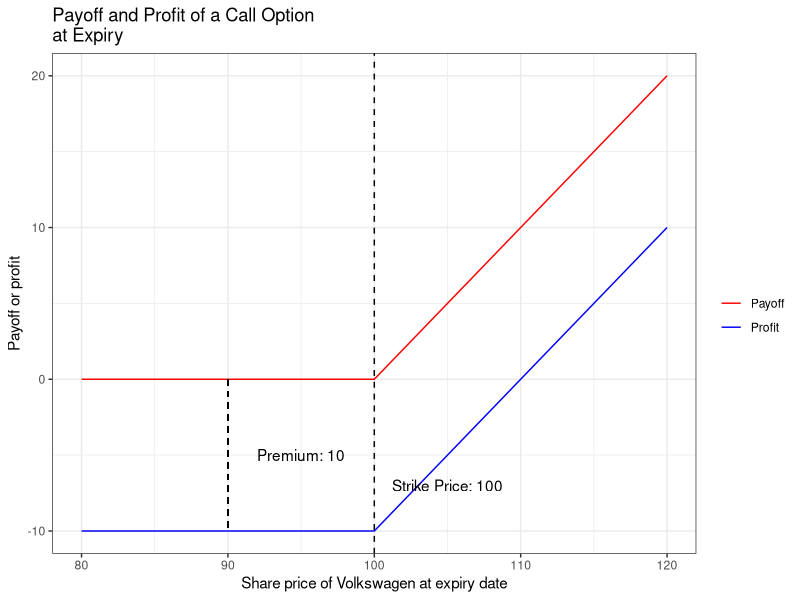
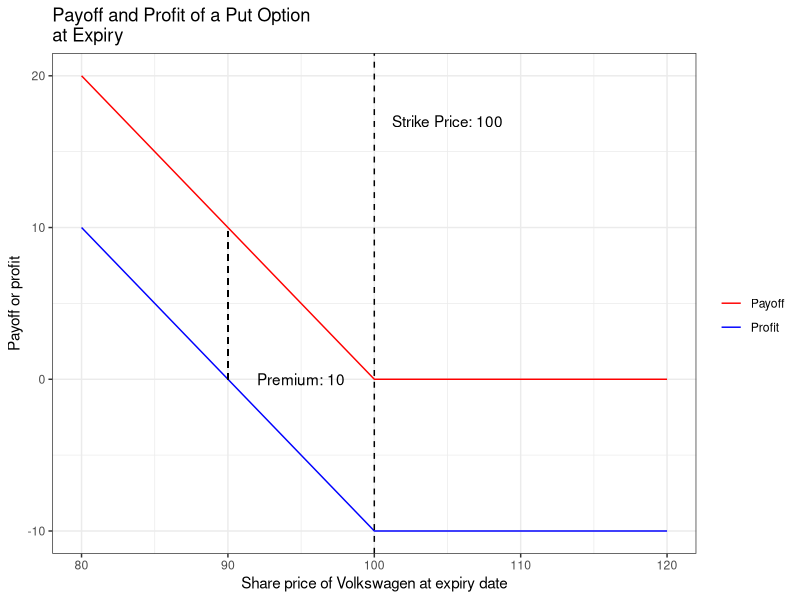
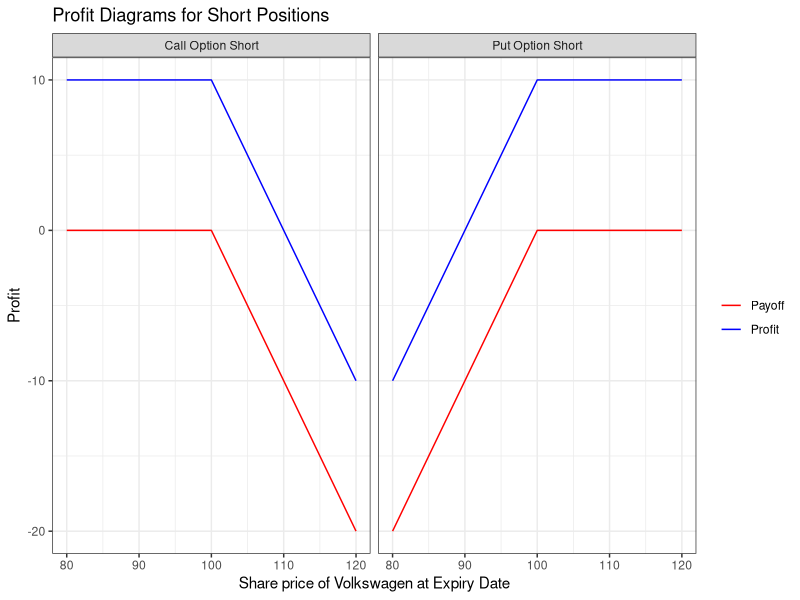
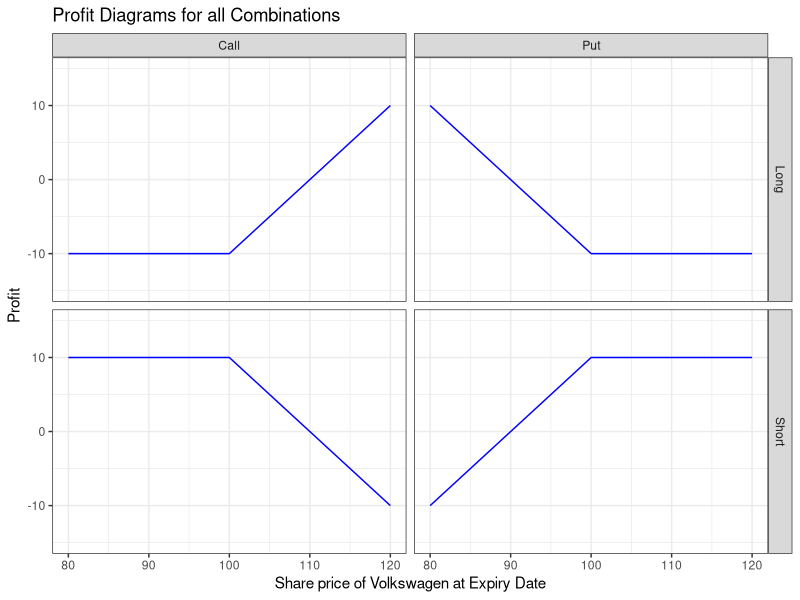

Recreate these plots in R, in order.
## ---- chunk 1
library(ggplot2)
strike <- 100
premium <- 10

x <- 80:120

payoff.call <- function(x, strike) ifelse(x > strike, x - strike, 0)
payoff.put <- function(x, strike) ifelse(x < strike, strike - x, 0)

payoff <- payoff.call(x, strike)
profit <- payoff.call(x, strike) - premium

dat <- data.frame(type = rep(c("Payoff", "Profit"), each = length(x)),
                  x = x,
                  value = c(payoff, profit))

x.premium <- min(x) + (max(x) - min(x))/4

diff.premium <- c(payoff.call(x.premium, strike), 
                  payoff.call(x.premium, strike) - premium)

ggplot(dat, aes(x = x, y = value, color = type)) + 
  geom_line() +
  ggtitle("Payoff and Profit of a Call Option\nat Expiry") + theme_bw() + 
  geom_vline(xintercept = strike, color = "black", linetype = "dashed") + 
  annotate("text", x = strike  + (max(x) - min(x))/8, 
           y = min(dat$value) + 0.1 * (max(dat$value) - min(dat$value)),
           label = paste("Strike Price:", strike)) + 
  xlab("Share price of Volkswagen at expiry date") + 
  ylab("Payoff or profit") + 
  geom_segment(x = x.premium, xend = x.premium, y = diff.premium[1],
               yend = diff.premium[2],
               color = "black", linetype = "dashed") +
  annotate("text", x = x.premium + (max(x) - min(x))/8, 
           y = mean(diff.premium),
           label = paste("Premium:", premium)) + 
  scale_color_manual(name = "", values = c("red", "blue"))

## ---- chunk 2

payoff <- payoff.put(x, strike)
profit <- payoff.put(x, strike) - premium

dat <- data.frame(type = rep(c("Payoff", "Profit"), each = length(x)),
                  x = x,
                  value = c(payoff, profit))

x.premium <- min(x) + (max(x) - min(x))/4

diff.premium <- c(payoff.put(x.premium, strike), 
                  payoff.put(x.premium, strike) - premium)

ggplot(dat, aes(x = x, y = value, color = type)) + 
  geom_line() +
  ggtitle("Payoff and Profit of a Put Option\nat Expiry") + theme_bw() + 
  geom_vline(xintercept = strike, color = "black", linetype = "dashed") +
  annotate("text", x = strike  + (max(x) - min(x))/8, 
           y = min(dat$value) + 0.9 * (max(dat$value) - min(dat$value)),
           label = paste("Strike Price:", strike)) + 
  xlab("Share price of Volkswagen at expiry date") + 
  ylab("Payoff or profit") + 
  geom_segment(x = x.premium, xend = x.premium, y = min(diff.premium),
               yend = max(diff.premium),
               color = "black", linetype = "dashed") +
  annotate("text", x = x.premium + (max(x) - min(x))/8, 
           y = min(diff.premium),
           label = paste("Premium:", premium)) + 
  scale_color_manual(name = "", values = c("red", "blue"))

## ---- chunk 3
call <- -payoff.call(x, strike)
put <- -payoff.put(x, strike)

# Short positions
dat <- data.frame(position = rep(rep(c("Call Option Short", 
                                       "Put Option Short"), 
                                     each = length(x)), each = 2),
                  type = rep(rep(c("Payoff", "Profit"), 
                                 each = length(x)), 2),
                  x = x,
                  
                  value = c(call, call + premium, put, put + premium))

ggplot(dat, aes(x = x, y = value, color = type)) + 
  geom_line() + theme_bw() + ggtitle("Profit Diagrams for Short Positions") + 
  facet_grid(. ~ position, scales = "free") + ylab("Profit") + 
  xlab("Share price of Volkswagen at Expiry Date") + 
  scale_color_manual(name = "", values = c("red", "blue"))

## ---- chunk 4
call.long <- payoff.call(x, strike) - premium
call.short <- -payoff.call(x, strike) + premium

put.long <- payoff.put(x, strike) - premium
put.short <- -payoff.put(x, strike) + premium

# Calll
cl <- data.frame(option = "Call",
                 dir = "Long",
                 x = x,
                 y = call.long)
cs <- data.frame(option = "Call",
                 dir = "Short",
                 x = x,
                 y = call.short)

# Put
pl <- data.frame(option = "Put",
                 dir = "Long",
                 x = x,
                 y = put.long)
ps <- data.frame(option = "Put",
                 dir = "Short",
                 x = x,
                 y = put.short)

dat <- do.call(rbind, list(cl, cs, pl, ps))

ggplot(dat, aes(x = x, y = y)) + 
  geom_line(color = "blue") + 
  theme_bw() + ggtitle("Profit Diagrams for all Combinations") + 
  facet_grid(dir ~ option) + 
  ylim(c(-15, 15)) + ylab("Profit") + 
  xlab("Share price of Volkswagen at Expiry Date")

